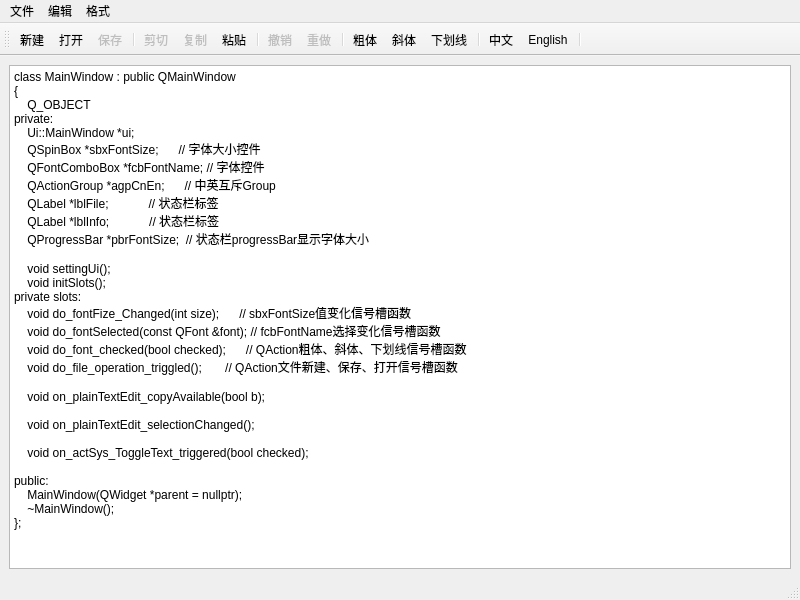
<?xml version="1.0" encoding="UTF-8"?>
<ui version="4.0">
 <class>MainWindow</class>
 <widget class="QMainWindow" name="MainWindow">
  <property name="geometry">
   <rect>
    <x>0</x>
    <y>0</y>
    <width>800</width>
    <height>600</height>
   </rect>
  </property>
  <property name="windowTitle">
   <string>MainWindow</string>
  </property>
  <widget class="QWidget" name="centralwidget">
   <layout class="QVBoxLayout" name="verticalLayout">
    <item>
     <widget class="QPlainTextEdit" name="plainTextEdit">
      <property name="plainText">
       <string>class MainWindow : public QMainWindow
{
    Q_OBJECT
private:
    Ui::MainWindow *ui;
    QSpinBox *sbxFontSize;      // 字体大小控件
    QFontComboBox *fcbFontName; // 字体控件
    QActionGroup *agpCnEn;      // 中英互斥Group
    QLabel *lblFile;            // 状态栏标签
    QLabel *lblInfo;            // 状态栏标签
    QProgressBar *pbrFontSize;  // 状态栏progressBar显示字体大小

    void settingUi();
    void initSlots();
private slots:
    void do_fontFize_Changed(int size);      // sbxFontSize值变化信号槽函数
    void do_fontSelected(const QFont &amp;font); // fcbFontName选择变化信号槽函数
    void do_font_checked(bool checked);      // QAction粗体、斜体、下划线信号槽函数
    void do_file_operation_triggled();       // QAction文件新建、保存、打开信号槽函数

    void on_plainTextEdit_copyAvailable(bool b);

    void on_plainTextEdit_selectionChanged();

    void on_actSys_ToggleText_triggered(bool checked);

public:
    MainWindow(QWidget *parent = nullptr);
    ~MainWindow();
};</string>
      </property>
     </widget>
    </item>
   </layout>
  </widget>
  <widget class="QMenuBar" name="menubar">
   <property name="geometry">
    <rect>
     <x>0</x>
     <y>0</y>
     <width>800</width>
     <height>21</height>
    </rect>
   </property>
   <widget class="QMenu" name="menu_File">
    <property name="title">
     <string>文件</string>
    </property>
    <addaction name="actFile_New"/>
    <addaction name="actFile_Open"/>
    <addaction name="actFile_Save"/>
    <addaction name="separator"/>
    <addaction name="actClose"/>
   </widget>
   <widget class="QMenu" name="menu_Edit">
    <property name="title">
     <string>编辑</string>
    </property>
    <addaction name="actEdit_Cut"/>
    <addaction name="actEdit_Copy"/>
    <addaction name="actEdit_Paste"/>
    <addaction name="separator"/>
    <addaction name="actEdit_Undo"/>
    <addaction name="actEdit_Redo"/>
    <addaction name="separator"/>
    <addaction name="actEdit_SelectAll"/>
    <addaction name="actEdit_Clear"/>
   </widget>
   <widget class="QMenu" name="menu_Front">
    <property name="title">
     <string>格式</string>
    </property>
    <widget class="QMenu" name="menu_Lang">
     <property name="title">
      <string>界面语言</string>
     </property>
     <addaction name="actLang_CN"/>
     <addaction name="actLang_EN"/>
    </widget>
    <addaction name="actFont_Bold"/>
    <addaction name="actFont_Italic"/>
    <addaction name="actFont_Underline"/>
    <addaction name="separator"/>
    <addaction name="actSys_ToggleText"/>
    <addaction name="menu_Lang"/>
   </widget>
   <addaction name="menu_File"/>
   <addaction name="menu_Edit"/>
   <addaction name="menu_Front"/>
  </widget>
  <widget class="QStatusBar" name="statusbar"/>
  <widget class="QToolBar" name="toolBar">
   <property name="enabled">
    <bool>true</bool>
   </property>
   <property name="windowTitle">
    <string>toolBar</string>
   </property>
   <property name="toolButtonStyle">
    <enum>Qt::ToolButtonTextUnderIcon</enum>
   </property>
   <attribute name="toolBarArea">
    <enum>TopToolBarArea</enum>
   </attribute>
   <attribute name="toolBarBreak">
    <bool>false</bool>
   </attribute>
   <addaction name="actFile_New"/>
   <addaction name="actFile_Open"/>
   <addaction name="actFile_Save"/>
   <addaction name="separator"/>
   <addaction name="actEdit_Cut"/>
   <addaction name="actEdit_Copy"/>
   <addaction name="actEdit_Paste"/>
   <addaction name="separator"/>
   <addaction name="actEdit_Undo"/>
   <addaction name="actEdit_Redo"/>
   <addaction name="separator"/>
   <addaction name="actFont_Bold"/>
   <addaction name="actFont_Italic"/>
   <addaction name="actFont_Underline"/>
   <addaction name="separator"/>
   <addaction name="actLang_CN"/>
   <addaction name="actLang_EN"/>
   <addaction name="separator"/>
  </widget>
  <action name="actEdit_Cut">
   <property name="enabled">
    <bool>false</bool>
   </property>
   <property name="icon">
    <iconset resource="res.qrc">
     <normaloff>:/images/200.bmp</normaloff>:/images/200.bmp</iconset>
   </property>
   <property name="text">
    <string>剪切</string>
   </property>
   <property name="toolTip">
    <string>剪切到粘贴板</string>
   </property>
   <property name="statusTip">
    <string>剪切到粘贴板</string>
   </property>
   <property name="shortcut">
    <string>Ctrl+X</string>
   </property>
  </action>
  <action name="actEdit_Copy">
   <property name="enabled">
    <bool>false</bool>
   </property>
   <property name="icon">
    <iconset resource="res.qrc">
     <normaloff>:/images/202.bmp</normaloff>:/images/202.bmp</iconset>
   </property>
   <property name="text">
    <string>复制</string>
   </property>
   <property name="toolTip">
    <string>复制到粘贴板</string>
   </property>
   <property name="statusTip">
    <string>复制到粘贴板</string>
   </property>
   <property name="shortcut">
    <string>Ctrl+C</string>
   </property>
  </action>
  <action name="actEdit_Paste">
   <property name="icon">
    <iconset resource="res.qrc">
     <normaloff>:/images/204.bmp</normaloff>:/images/204.bmp</iconset>
   </property>
   <property name="text">
    <string>粘贴</string>
   </property>
   <property name="toolTip">
    <string>从粘贴板粘贴</string>
   </property>
   <property name="statusTip">
    <string>从粘贴板粘贴</string>
   </property>
   <property name="shortcut">
    <string>Ctrl+V</string>
   </property>
  </action>
  <action name="actFont_Bold">
   <property name="checkable">
    <bool>true</bool>
   </property>
   <property name="icon">
    <iconset resource="res.qrc">
     <normaloff>:/images/500.bmp</normaloff>:/images/500.bmp</iconset>
   </property>
   <property name="text">
    <string>粗体</string>
   </property>
   <property name="toolTip">
    <string>粗体</string>
   </property>
  </action>
  <action name="actFont_Italic">
   <property name="checkable">
    <bool>true</bool>
   </property>
   <property name="icon">
    <iconset resource="res.qrc">
     <normaloff>:/images/502.bmp</normaloff>:/images/502.bmp</iconset>
   </property>
   <property name="text">
    <string>斜体</string>
   </property>
   <property name="toolTip">
    <string>斜体</string>
   </property>
  </action>
  <action name="actFont_Underline">
   <property name="checkable">
    <bool>true</bool>
   </property>
   <property name="icon">
    <iconset resource="res.qrc">
     <normaloff>:/images/504.bmp</normaloff>:/images/504.bmp</iconset>
   </property>
   <property name="text">
    <string>下划线</string>
   </property>
   <property name="toolTip">
    <string>下划线</string>
   </property>
  </action>
  <action name="actClose">
   <property name="icon">
    <iconset resource="res.qrc">
     <normaloff>:/images/132.bmp</normaloff>:/images/132.bmp</iconset>
   </property>
   <property name="text">
    <string>关闭</string>
   </property>
   <property name="toolTip">
    <string>关闭本窗口</string>
   </property>
  </action>
  <action name="actSys_ToggleText">
   <property name="checkable">
    <bool>true</bool>
   </property>
   <property name="text">
    <string>显示按钮文字</string>
   </property>
   <property name="toolTip">
    <string>显示工具栏按钮文字</string>
   </property>
  </action>
  <action name="actEdit_Clear">
   <property name="icon">
    <iconset resource="res.qrc">
     <normaloff>:/images/212.bmp</normaloff>:/images/212.bmp</iconset>
   </property>
   <property name="text">
    <string>清空</string>
   </property>
   <property name="toolTip">
    <string>清空</string>
   </property>
  </action>
  <action name="actEdit_Undo">
   <property name="enabled">
    <bool>false</bool>
   </property>
   <property name="icon">
    <iconset resource="res.qrc">
     <normaloff>:/images/206.bmp</normaloff>:/images/206.bmp</iconset>
   </property>
   <property name="text">
    <string>撤销</string>
   </property>
   <property name="toolTip">
    <string>撤销上次编辑操作</string>
   </property>
   <property name="statusTip">
    <string>撤销上次编辑操作</string>
   </property>
   <property name="shortcut">
    <string>Ctrl+Z</string>
   </property>
  </action>
  <action name="actEdit_Redo">
   <property name="enabled">
    <bool>false</bool>
   </property>
   <property name="icon">
    <iconset resource="res.qrc">
     <normaloff>:/images/208.bmp</normaloff>:/images/208.bmp</iconset>
   </property>
   <property name="text">
    <string>重做</string>
   </property>
   <property name="toolTip">
    <string>重做上次操作</string>
   </property>
   <property name="statusTip">
    <string>重做上次操作</string>
   </property>
   <property name="shortcut">
    <string>Ctrl+Y</string>
   </property>
  </action>
  <action name="actEdit_SelectAll">
   <property name="text">
    <string>全选</string>
   </property>
   <property name="toolTip">
    <string>全选</string>
   </property>
   <property name="shortcut">
    <string>Ctrl+A</string>
   </property>
  </action>
  <action name="actFile_New">
   <property name="icon">
    <iconset resource="res.qrc">
     <normaloff>:/images/100.bmp</normaloff>:/images/100.bmp</iconset>
   </property>
   <property name="text">
    <string>新建</string>
   </property>
   <property name="toolTip">
    <string>新建文件</string>
   </property>
   <property name="statusTip">
    <string>新建文件</string>
   </property>
   <property name="shortcut">
    <string>Ctrl+N</string>
   </property>
  </action>
  <action name="actFile_Open">
   <property name="icon">
    <iconset resource="res.qrc">
     <normaloff>:/images/122.bmp</normaloff>:/images/122.bmp</iconset>
   </property>
   <property name="text">
    <string>打开...</string>
   </property>
   <property name="toolTip">
    <string>打开文件</string>
   </property>
   <property name="statusTip">
    <string>打开文件</string>
   </property>
   <property name="shortcut">
    <string>Ctrl+O</string>
   </property>
  </action>
  <action name="actFile_Save">
   <property name="enabled">
    <bool>false</bool>
   </property>
   <property name="icon">
    <iconset resource="res.qrc">
     <normaloff>:/images/104.bmp</normaloff>:/images/104.bmp</iconset>
   </property>
   <property name="text">
    <string>保存</string>
   </property>
   <property name="toolTip">
    <string>保存修改</string>
   </property>
   <property name="statusTip">
    <string>没有实际保存文件</string>
   </property>
   <property name="shortcut">
    <string>Ctrl+S</string>
   </property>
  </action>
  <action name="actLang_CN">
   <property name="checkable">
    <bool>true</bool>
   </property>
   <property name="icon">
    <iconset resource="res.qrc">
     <normaloff>:/images/CN.jpg</normaloff>:/images/CN.jpg</iconset>
   </property>
   <property name="text">
    <string>中文</string>
   </property>
   <property name="toolTip">
    <string>中文界面</string>
   </property>
  </action>
  <action name="actLang_EN">
   <property name="checkable">
    <bool>true</bool>
   </property>
   <property name="icon">
    <iconset resource="res.qrc">
     <normaloff>:/images/timg2.jpg</normaloff>:/images/timg2.jpg</iconset>
   </property>
   <property name="text">
    <string>English</string>
   </property>
   <property name="toolTip">
    <string>English Interface</string>
   </property>
  </action>
 </widget>
 <resources>
  <include location="res.qrc"/>
 </resources>
 <connections>
  <connection>
   <sender>actClose</sender>
   <signal>triggered()</signal>
   <receiver>MainWindow</receiver>
   <slot>close()</slot>
   <hints>
    <hint type="sourcelabel">
     <x>-1</x>
     <y>-1</y>
    </hint>
    <hint type="destinationlabel">
     <x>399</x>
     <y>299</y>
    </hint>
   </hints>
  </connection>
  <connection>
   <sender>plainTextEdit</sender>
   <signal>undoAvailable(bool)</signal>
   <receiver>actEdit_Undo</receiver>
   <slot>setEnabled(bool)</slot>
   <hints>
    <hint type="sourcelabel">
     <x>399</x>
     <y>326</y>
    </hint>
    <hint type="destinationlabel">
     <x>-1</x>
     <y>-1</y>
    </hint>
   </hints>
  </connection>
  <connection>
   <sender>plainTextEdit</sender>
   <signal>redoAvailable(bool)</signal>
   <receiver>actEdit_Redo</receiver>
   <slot>setEnabled(bool)</slot>
   <hints>
    <hint type="sourcelabel">
     <x>399</x>
     <y>326</y>
    </hint>
    <hint type="destinationlabel">
     <x>-1</x>
     <y>-1</y>
    </hint>
   </hints>
  </connection>
  <connection>
   <sender>plainTextEdit</sender>
   <signal>modificationChanged(bool)</signal>
   <receiver>actFile_Save</receiver>
   <slot>setEnabled(bool)</slot>
   <hints>
    <hint type="sourcelabel">
     <x>399</x>
     <y>326</y>
    </hint>
    <hint type="destinationlabel">
     <x>-1</x>
     <y>-1</y>
    </hint>
   </hints>
  </connection>
  <connection>
   <sender>actEdit_Redo</sender>
   <signal>triggered()</signal>
   <receiver>plainTextEdit</receiver>
   <slot>redo()</slot>
   <hints>
    <hint type="sourcelabel">
     <x>-1</x>
     <y>-1</y>
    </hint>
    <hint type="destinationlabel">
     <x>399</x>
     <y>326</y>
    </hint>
   </hints>
  </connection>
  <connection>
   <sender>actEdit_Undo</sender>
   <signal>triggered()</signal>
   <receiver>plainTextEdit</receiver>
   <slot>undo()</slot>
   <hints>
    <hint type="sourcelabel">
     <x>-1</x>
     <y>-1</y>
    </hint>
    <hint type="destinationlabel">
     <x>399</x>
     <y>326</y>
    </hint>
   </hints>
  </connection>
  <connection>
   <sender>actEdit_SelectAll</sender>
   <signal>toggled(bool)</signal>
   <receiver>plainTextEdit</receiver>
   <slot>selectAll()</slot>
   <hints>
    <hint type="sourcelabel">
     <x>-1</x>
     <y>-1</y>
    </hint>
    <hint type="destinationlabel">
     <x>399</x>
     <y>326</y>
    </hint>
   </hints>
  </connection>
  <connection>
   <sender>actEdit_Paste</sender>
   <signal>triggered()</signal>
   <receiver>plainTextEdit</receiver>
   <slot>paste()</slot>
   <hints>
    <hint type="sourcelabel">
     <x>-1</x>
     <y>-1</y>
    </hint>
    <hint type="destinationlabel">
     <x>399</x>
     <y>326</y>
    </hint>
   </hints>
  </connection>
  <connection>
   <sender>actEdit_Copy</sender>
   <signal>triggered()</signal>
   <receiver>plainTextEdit</receiver>
   <slot>copy()</slot>
   <hints>
    <hint type="sourcelabel">
     <x>-1</x>
     <y>-1</y>
    </hint>
    <hint type="destinationlabel">
     <x>399</x>
     <y>326</y>
    </hint>
   </hints>
  </connection>
  <connection>
   <sender>actEdit_Cut</sender>
   <signal>triggered()</signal>
   <receiver>plainTextEdit</receiver>
   <slot>cut()</slot>
   <hints>
    <hint type="sourcelabel">
     <x>-1</x>
     <y>-1</y>
    </hint>
    <hint type="destinationlabel">
     <x>399</x>
     <y>326</y>
    </hint>
   </hints>
  </connection>
  <connection>
   <sender>plainTextEdit</sender>
   <signal>copyAvailable(bool)</signal>
   <receiver>actEdit_Copy</receiver>
   <slot>setEnabled(bool)</slot>
   <hints>
    <hint type="sourcelabel">
     <x>399</x>
     <y>326</y>
    </hint>
    <hint type="destinationlabel">
     <x>-1</x>
     <y>-1</y>
    </hint>
   </hints>
  </connection>
 </connections>
</ui>
